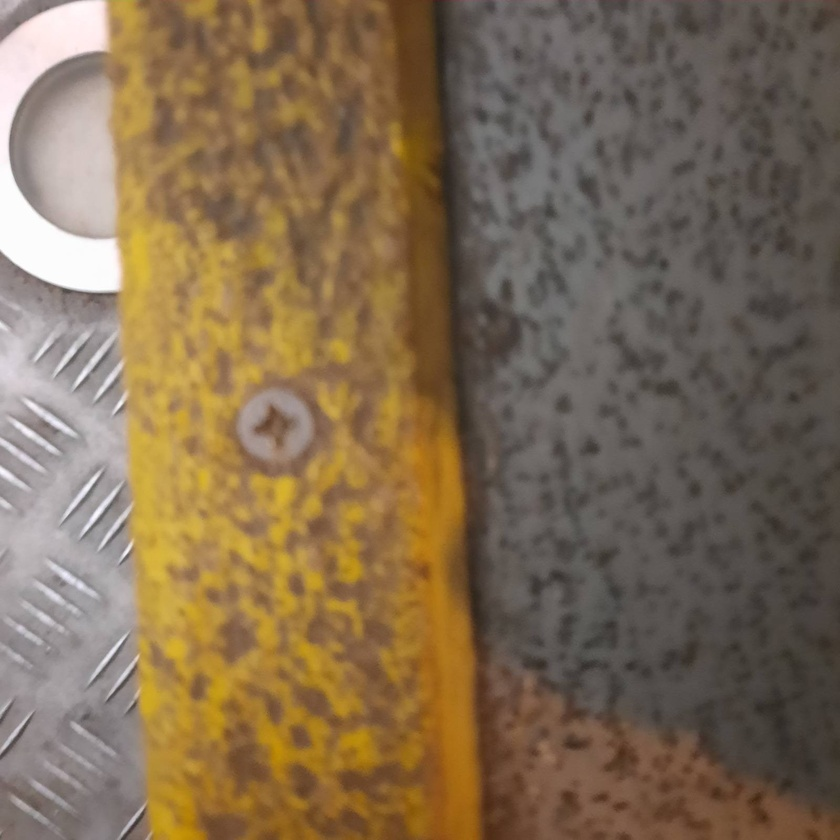
#> input picture Original-Photos/2026-11-20-17-29-56-128.jpg, 840 x 840 px, shrunk from 1600 x 1600 before the run; its folder holds only this picture in this run
$ python process_textures.py
#> lines starting #> are read from the running program, lines starting #| are printed output that depends on the picture
from pathlib import Path
from PIL import Image, ImageOps

ROOT = Path(__file__).resolve().parent.parent
INPUT_DIR = ROOT / "Original-Photos"
SIZES = {
    64: ROOT / "64p",
    128: ROOT / "128p",
    256: ROOT / "256p",
}
EXTENSIONS = {".jpg", ".jpeg", ".png", ".webp"}


def clear_output_dirs() -> None:
    for out_dir in SIZES.values():
        out_dir.mkdir(parents=True, exist_ok=True)
        for item in out_dir.iterdir():
            if item.is_file() or item.is_symlink():
                item.unlink()


def process_image(src_path: Path) -> None:
    with Image.open(src_path) as raw:
#> raw is the input picture: PIL image 840x840 RGB; mean R, G, B 128.2, 108.2, 83
        img = ImageOps.exif_transpose(raw).convert("RGB")

    stem = src_path.stem

    for size, out_dir in SIZES.items():
        out_path = out_dir / f"{stem}.png"
        square = ImageOps.fit(
            img,
            (size, size),
            method=Image.Resampling.NEAREST,
            centering=(0.5, 0.5),
        )
        square.save(out_path, format="PNG", optimize=True)
#> this loop made 3 passes
#> pass 1, in process_image, `square = ImageOps.fit( img, (size, size), method=Image.Resampling.NEAR..`:
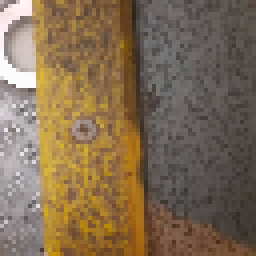
#> square: PIL image 64x64 RGB (shown 4 times larger); mean R, G, B 128.2, 108.2, 83


def main() -> None:
    clear_output_dirs()

    if not INPUT_DIR.exists():
        print("Directory 'Original-Photos' not found. Cleared output directories.")
        return

    files = sorted(
        p for p in INPUT_DIR.iterdir()
        if p.is_file() and p.suffix.lower() in EXTENSIONS
    )

    if not files:
        print("No images found to process. Cleared output directories.")
        return

    for file_path in files:
        process_image(file_path)
        print(f"Processed: {file_path.name}")


if __name__ == "__main__":
    main()
